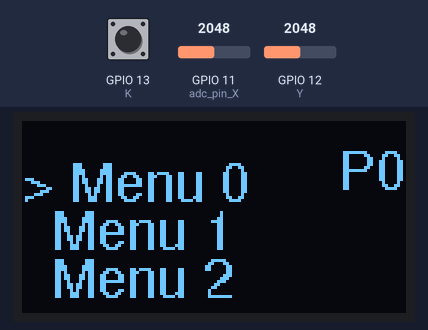
Recording of a program running on a simulated ESP32 board running MicroPython. Shown: 128×64 one-colour display. The test bench sets the inputs (shaded band); at power-on: GPIO 12 (Y) = 2048, GPIO 11 (adc_pin_X) = 2048, GPIO 13 (K) HIGH (analog values on the 0–4095 scale). Library files of the repository ran but are not shown: ssd1306.py; what the program prints to the serial console is not drawn.

Above: at 1.3 s.
1.4 s: GPIO 12 (Y) set to 1951
At 1.88 s:
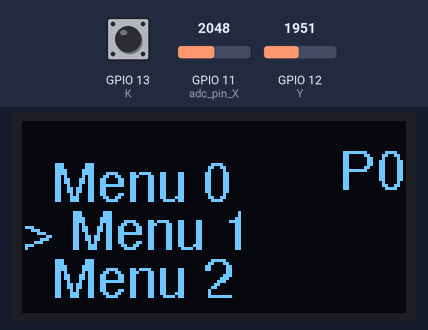
3.1 s: GPIO 12 (Y) set to 4095
At 3.85 s:
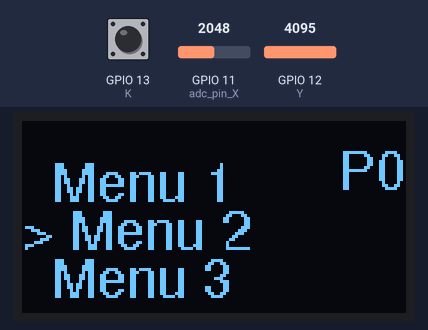
5.1 s: GPIO 11 (adc_pin_X) set to 1360
6.6 s: GPIO 11 (adc_pin_X) set to 2047
At 6.95 s:
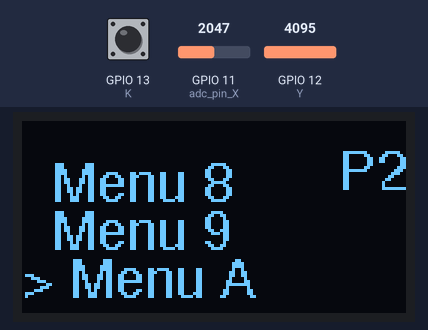
8.2 s: GPIO 12 (Y) set to 1360
At 8.93 s:
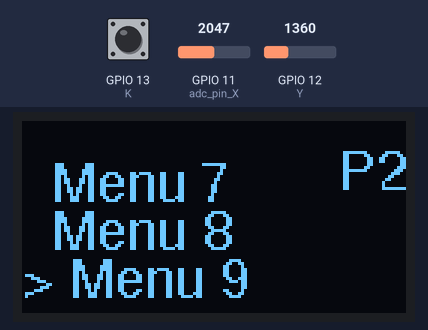
Timing chart, 0 to 11.2 s (numbered marks = the images above; inputs shaded):
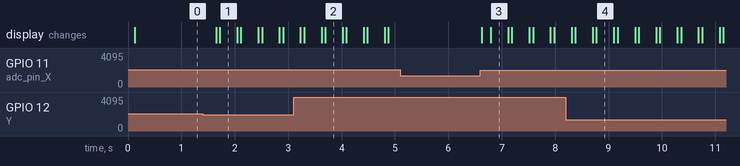

Measured:
- after the input at 1.4 s, the display: first changes after 0.25 s (image 1 shows a later state)
- after the input at 5.1 s, every drawn part: stays the same
- after the input at 6.6 s, the display: first changes at once (image 3 shows a later state)

The program:

05_b_Menus.py
```python
from machine import Pin, ADC
import dht, machine, time, sys
from freesans9 import FreeSans9Defs

i2c = machine.I2C(0, scl = 5, sda = 4, freq = 400000, timeout = 50000)
devices = i2c.scan()
display = None

if devices.count(0x3c) == 0:
    print("No SSD1306!")
    sys.exit()
else:
    from ssd1306 import SSD1306_I2C
    display = SSD1306_I2C(128, 64, i2c)

adc_pin_X = 11
X = Pin(adc_pin_X)
adc_pin_Y = 12
Y = Pin(adc_pin_Y)
K = Pin(13, Pin.IN, Pin.PULL_UP)

adcX = ADC(adc_pin_X)
adcY = ADC(adc_pin_Y)
adcX.width(ADC.WIDTH_12BIT)
adcY.width(ADC.WIDTH_12BIT)
# Set the attenuation (e.g., to measure up to 3.3V, use 11dB attenuation)
# Options: ADC.ATTN_0DB, ADC.ATTN_2_5DB, ADC.ATTN_6DB, ADC.ATTN_11DB
adcX.atten(ADC.ATTN_11DB)
adcY.atten(ADC.ATTN_11DB)

menuItem = [0, 0, 0]
topMenuItem = [0, 0, 0]

pages = [
    ["Menu 0", "Menu 1", "Menu 2", "Menu 3"],
    ["Menu 4", "Menu 5", "Menu 6"],
    ["Menu 7", "Menu 8", "Menu 9", "Menu A"],
    ]
pageIndex = 0

def drawPage():
    global menuItem, pageIndex, pages
    items = pages[pageIndex]
    display.fill(0)
    display.cls()
    title = f"P{pageIndex}"
    display.displayString(FreeSans9Defs, title, -2, 0)
    ix = menuItem[pageIndex]
    jx = topMenuItem[pageIndex]
    count = len(items)
    s = ""
    for i in range (0, 3):
        n = jx + i
        if n == count:
            n = 0
        if ix == n:
            s = "> " + pages[pageIndex][n]
        else:
            s = "  " + pages[pageIndex][n]
        display.displayString(FreeSans9Defs, s, 0, i*16+4)
    display.show(rotate180 = False)

drawPage()

def getValues():
    raw_X_value = adcX.read()
    raw_Y_value = adcY.read()
    voltage_X_uv = int(adcX.read_uv() / 1000)
    voltage_Y_uv = int(adcY.read_uv() / 1000)
    raw_X_value = voltage_X_uv - 1500
    raw_Y_value = voltage_Y_uv - 1500
    K_state = K.value()
    return raw_X_value, raw_Y_value, K_state

while True:
    raw_X_value, raw_Y_value, K_state = getValues()
    if K_state == 0:
        pressed = "pressed"

    if raw_X_value < 0:
        # x_direction += "left"
        raw_X_value, raw_Y_value, K_state = getValues()
        while raw_X_value < 0:
            raw_X_value, raw_Y_value, K_state = getValues()
        # debounce
        print("Left")
        pageIndex -= 1
        if pageIndex == -1:
            pageIndex = len(pages) - 1
        drawPage()

    elif raw_X_value > 1400:
        # x_direction += "right"
        raw_X_value, raw_Y_value, K_state = getValues()
        while raw_X_value > 1400:
            raw_X_value, raw_Y_value, K_state = getValues()
        # debounce
        print("Right")
        pageIndex += 1
        if pageIndex == len(pages):
            pageIndex = 0
        drawPage()

    if raw_Y_value < 0:
        #y_direction += "down"
        ix = menuItem[pageIndex] + 1
        jx = topMenuItem[pageIndex]
        print(f"ix = {ix}, jx = {jx}")
        if ix == len(pages[pageIndex]):
            ix = 0
            print("Looping to 0")
            jx = 0
        elif ix > 2:
            jx += 1
            print("Scrolling down")
            if jx == len(pages[pageIndex]):
                print("Looping back to 0")
                jx = 0
                ix = 0
        print(f"--> ix = {ix}, jx = {jx}")
        menuItem[pageIndex] = ix
        topMenuItem[pageIndex] = jx
        print("Down\n")
        drawPage()
    elif raw_Y_value > 1400:
        #y_direction += "up"
        ix = menuItem[pageIndex] - 1
        jx = topMenuItem[pageIndex]
        print(f"ix = {ix}, jx = {jx}")
        if ix == -1:
            ix = len(pages[pageIndex]) - 1
            print(f"Looping to bottom : {ix}")
            jx = ix - 2
            if jx < 0:
                jx = 0
        elif jx > menuItem[pageIndex] - 2:
            jx -= 1
            if jx < 0:
                jx = 0
            print("Scrolling uo")
        print(f"--> ix = {ix}, jx = {jx}")
        menuItem[pageIndex] = ix
        topMenuItem[pageIndex] = jx
        print("Up\n")
        drawPage()

    time.sleep(0.3)
```

Source omitted: freesans9.py (data table, 10207 bytes)
